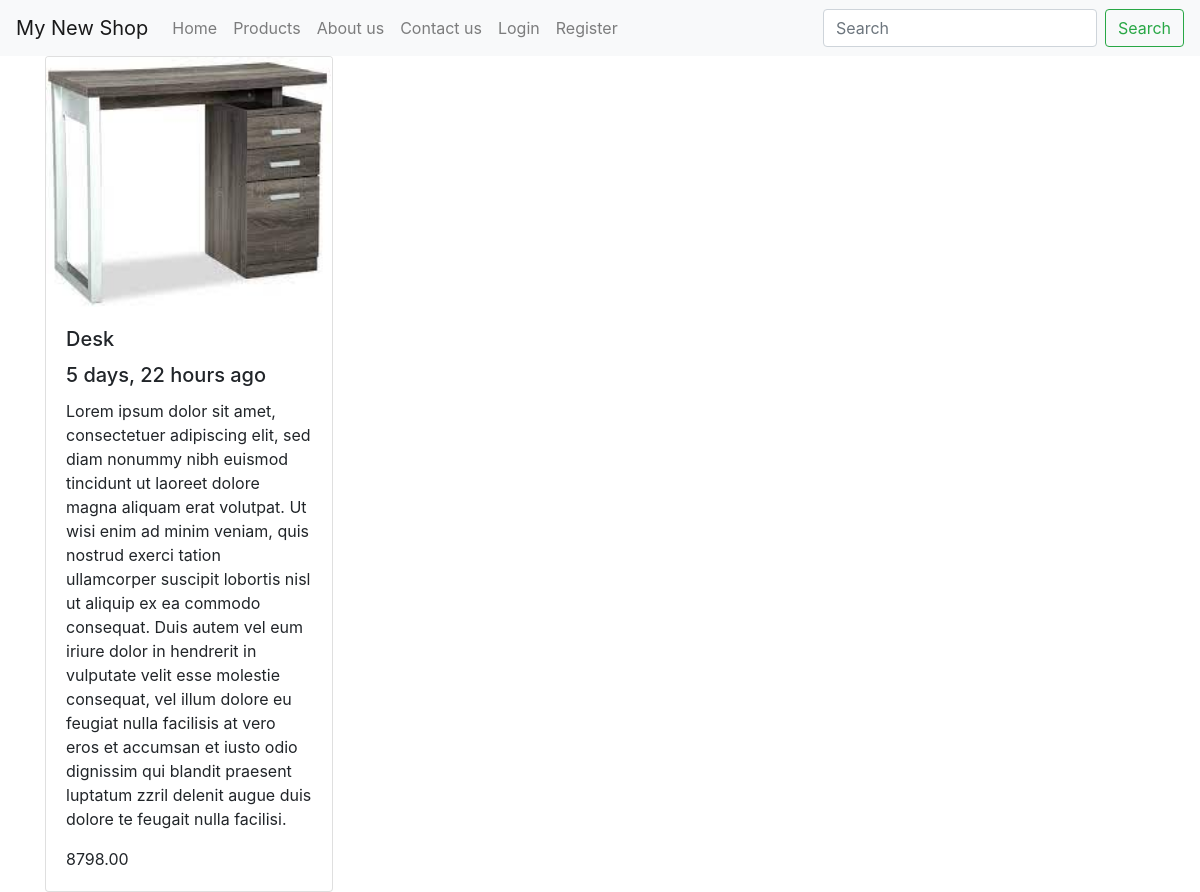
/products/Desk, run on the app's committed database.
### products/models.py (models this page shows, shortened)
class Product(models.Model):
    title = models.CharField(max_length=150)
    slug = models.SlugField(blank=True, unique=True)
    description = models.TextField()
    price = models.DecimalField(max_digits=15, decimal_places=2)
    image = models.ImageField(upload_to=upload_image, null=True, blank=True)
    actived = models.BooleanField(default=False)
    show = models.BooleanField(default=False)
    time = models.DateTimeField(auto_now_add=True)
    objects = ProductManageObjects()

### products/views.py (the view)
# urls.py: path('<slug>', ProductShowWithSlug.as_view(), name='detail'),
class ProductShowWithSlug(DetailView):
    template_name = 'product_detail.html'
    def get_object(self, *args, **kwargs):
        slug = self.kwargs.get('slug')
        try:
            product = Product.objects.get(slug=slug, actived=True)
        except Product.DoesNotExist:
            raise Http404("Product does not found")
        except Product.MultipleObjectsReturned:
            raise Http404("Multiple Objects Returned")
        return product

### products/templates/product_detail.html
{% extends 'base/base.html' %}
{% load static %}
{% block contents %}
    <div class="container">
        <div class="row">
            <div class="col-md-10">
                <div class="card" style="width: 18rem;">
                    <img src="{{ product.image.url }}" class="card-img-top" alt="{{ product.title }}" height="250px;">
                    <div class="card-body">
                        <h5 class="card-title">{{ product.title | title }}</h5>
                        <h5 class="card-title">{{ product.time | timesince }} ago</h5>
                        <p class="card-text">{{ product.description }}</p>
                        <p class="card-text">{{ product.price }}</p>
                    </div>
                </div>
            </div>
        </div>
    </div>
{% endblock %}

### data on the page
Product: image (picture), title "Desk", time "5 days, 22 hours", description "Lorem ipsum dolor sit amet, consectetuer adipiscing elit, sed diam nonummy nibh euismod tincidunt ut laoreet dolore magna aliquam erat volutpat. Ut wisi enim ad minim veniam, quis nostrud exerci tation ullamcorper suscipit lobortis nisl ut aliquip ex ea commodo consequat. Duis autem vel eum iriure dolor in hendrerit in vulputate velit esse molestie consequat, vel illum dolore eu feugiat nulla facilisis at vero eros et accumsan et iusto odio dignissim qui blandit praesent luptatum zzril delenit augue duis dolore te feugait nulla facilisi.", price "8798.00"

### other printed values
{{ brand }} "My New Shop"
